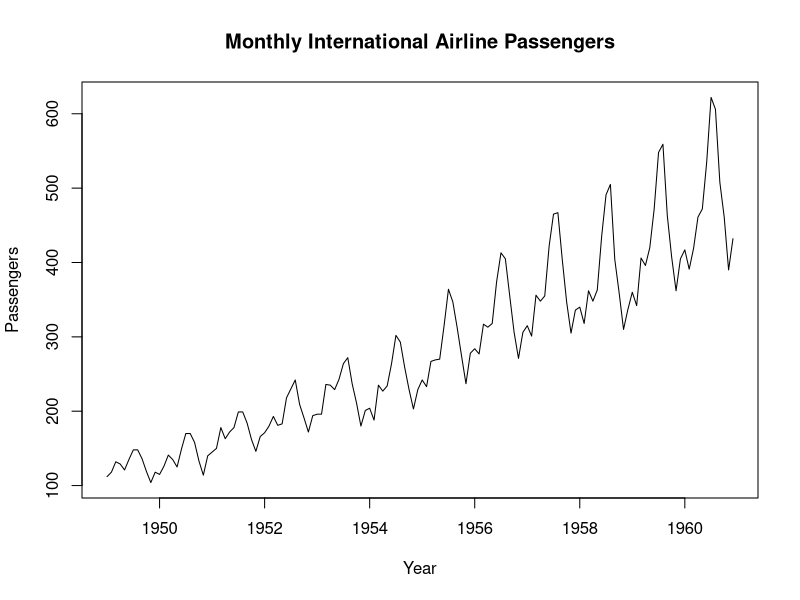
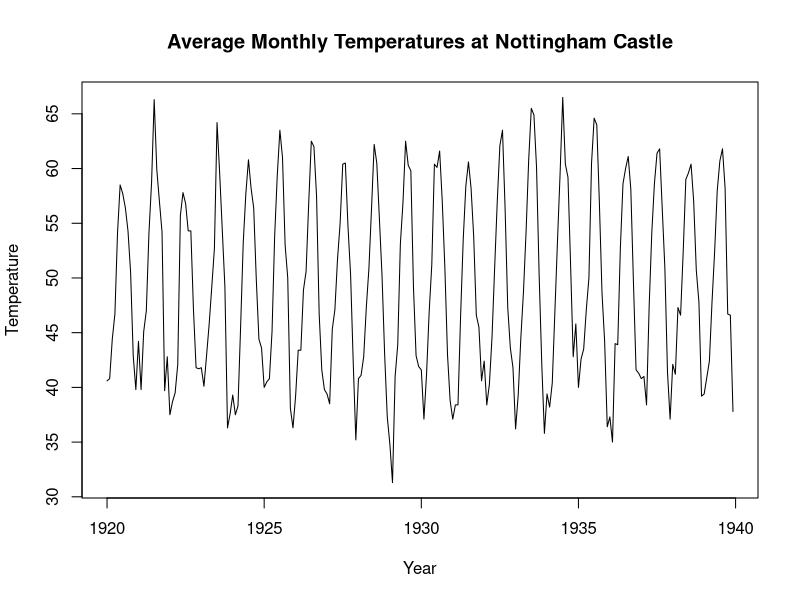
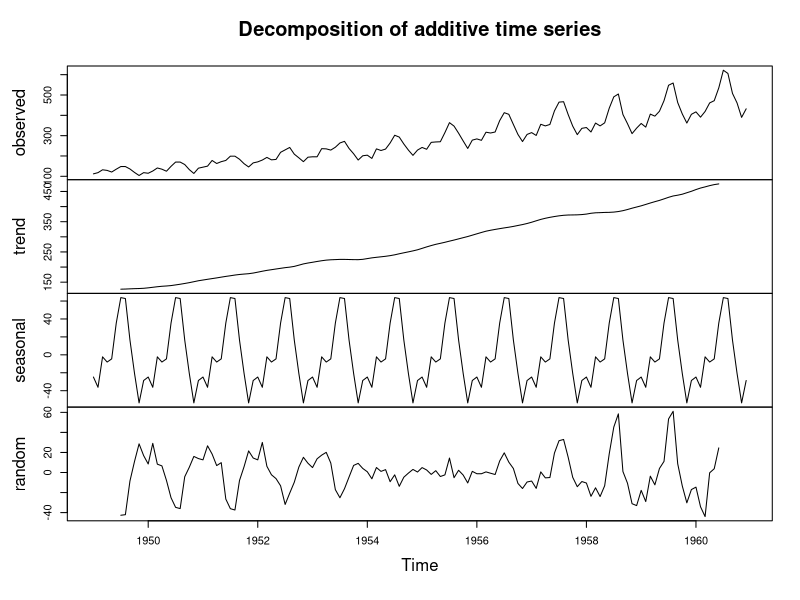
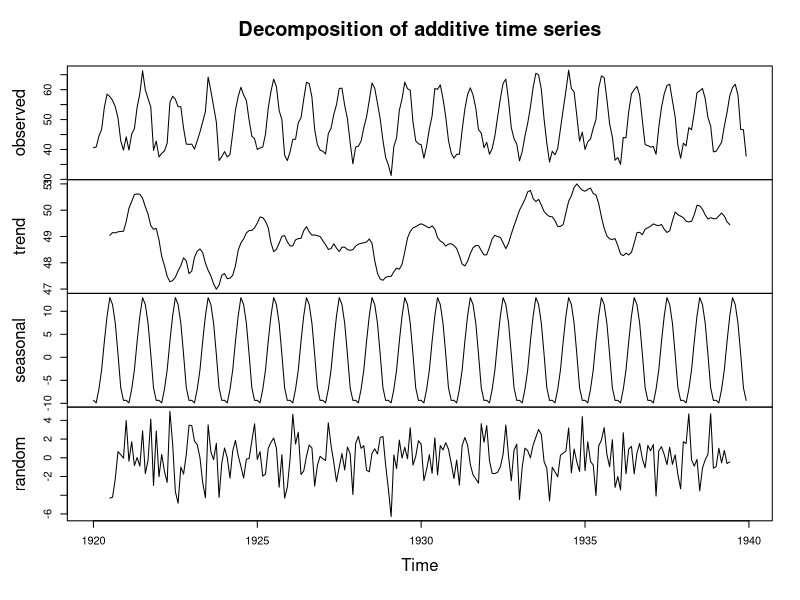
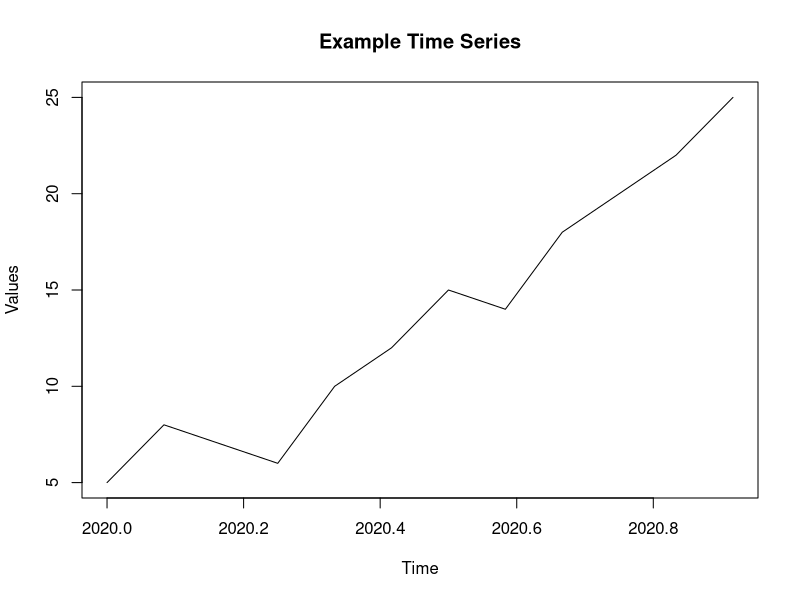
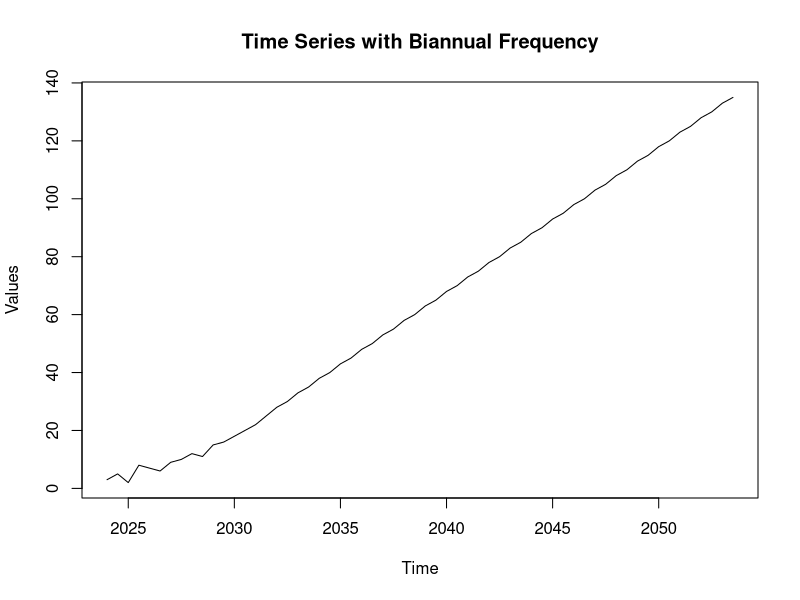
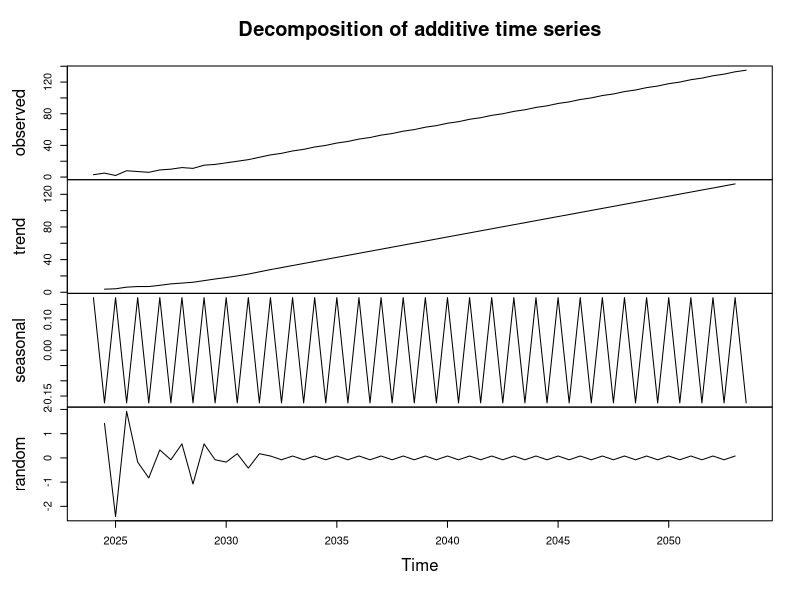

The R script that drew these images, in order:
# SOC 225: Lab 8
# Emma Bacarra
# 07/17/2024
# 5 TASKS

# Welcome to Lab 8! Today, we will dive into the basics of time series data analysis. By the end of this lab, you should be able to plot time series data, understand trends and seasonality, and use the ts() and decompose() functions in R.

# Lab Goals
# -Plotting time series data
# -Understanding trends and seasonality
# -Using ts() and decompose() functions

# BASICS OF TIME SERIES DATA

# Time series data is a sequence of data points recorded at specific time intervals. This type of data is often used to track changes over time, such as stock prices, weather data, and economic indicators.

# Let's start with a simple example of time series data. We will use the built-in AirPassengers dataset in R, which records the monthly totals of international airline passengers from 1949 to 1960.

# We will first convert the AirPassengers data to a time series object using the ts() function and then plot it.
# We'll need to load ggplot2 to gather this dataset.
library(ggplot2)
data("AirPassengers")

# Then we can use ts() to convert it to a time-series object. Type ?ts() in the console to see what you need to generate these kinds of objects.
ap_ts <- ts(AirPassengers, start = c(1949, 1), frequency = 12)

# We can then plot the resulting object, take a look!
plot(ap_ts, main = "Monthly International Airline Passengers", ylab = "Passengers", xlab = "Year")

# There are some useful functions that make time series objects easier to deal with than working with conventional dataframes. Whether or not you use them is up to you!

# TASK 1 ***********************************************************************
# Using the above example as a guide, load the nottem dataset (another built-in dataset recording average monthly temperatures at Nottingham Castle), convert it to a time series object and plot it.
data("nottem")
nottem_ts <- ts(nottem, start = c(1920, 1), frequency = 12)
plot(nottem_ts, main = "Average Monthly Temperatures at Nottingham Castle", ylab = "Temperature", xlab = "Year")


# TRENDS AND SEASONALITY

# Time series data often contains underlying patterns, such as trends and seasonality. A trend is a long-term increase or decrease in the data, while seasonality refers to repeating patterns or cycles.

# The decompose() function can be used to separate a time series into its components: trend, seasonal, and random. Type ?decompose() for more information.
ap_decomp <- decompose(ap_ts)

# And then we can plot this object as well.
plot(ap_decomp)

# The resulting graph shows the observed values on top, the overall trend of values in the second row, the seasonal peaks and valleys beneath that, and then the random 'other' in the last row.

# TASK 2 ***********************************************************************
# What time(s) of the year did airline traffic peak? What was the overall trend?
# airlines traffic peaked around summer months and increased overall throughout the years


# TASK 3 ***********************************************************************
# Decompose the nottem time series and plot the decomposed components. What patterns do you see?
nottem_decomp <- decompose(nottem_ts)
plot(nottem_decomp)
# - seasonal pattern: higher traffic during the summer and lower during the winter
# - it's not as consistent as the airline traffic, but the general trend goes upwards



# MAKING YOUR OWN TIME SERIES DATA

# The ts() function is used to create time series objects in R. It requires the data, start time, and frequency of observations.

# Here we'll create a simple time series object
example_data <- c(5, 8, 7, 6, 10, 12, 15, 14, 18, 20, 22, 25)
example_ts <- ts(example_data, start = c(2020, 1), frequency = 12)

# And plot it
plot(example_ts, main = "Example Time Series", ylab = "Values", xlab = "Time")

# TASK 4 ***********************************************************************
# Create a time series object using the following data: 3, 5, 2, 8, 7, 6, 9, 10, 12, 11, 15, 16, 18, 20, 22, 25, 28, 30, 33, 35, 38, 40, 43, 45, 48, 50, 53, 55, 58, 60, 63, 65, 68, 70, 73, 75, 78, 80, 83, 85, 88, 90, 93, 95, 98, 100, 103, 105, 108, 110, 113, 115, 118, 120, 123, 125, 128, 130, 133, 135.  Assume the data starts from January 1997 and has a biannual frequency. Plot the time series.
# Data for the time series
time_series <- c(3, 5, 2, 8, 7, 6, 9, 10, 12, 11, 15, 16, 18, 20, 22, 25, 28, 30, 33, 35, 38, 40, 43, 45, 48, 50, 53, 55, 58, 60, 63, 65, 68, 70, 73, 75, 78, 80, 83, 85, 88, 90, 93, 95, 98, 100, 103, 105, 108, 110, 113, 115, 118, 120, 123, 125, 128, 130, 133, 135)

example_ts <- ts(time_series, start = c(2024, 1), frequency = 2)
plot(example_ts, main = "Time Series with Biannual Frequency", ylab = "Values", xlab = "Time")



# TASK 5 ***********************************************************************
# Decompose the time series object you created in TASK 4 and plot the decomposed components. Note any patterns that you see
plot(decompose(example_ts))

# - seasonal pattern follows the change in season with summer peaks(?)
# - general trending increase
# - randomness fizzles out as time increases


# Conclusion
# In this lab, we explored the basics of time series data analysis. We learned how to create time series objects, plot them, and decompose them into their components. These skills are fundamental for analyzing and interpreting time series data in various domains.

# Be sure to SAVE THIS FILE and upload it into Canvas when you have completed all tasks. Please submit as a .R file.